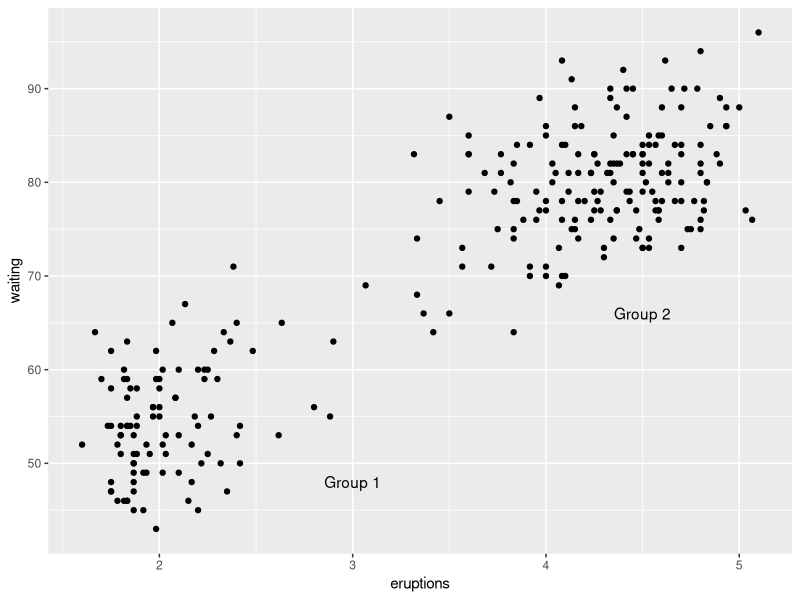
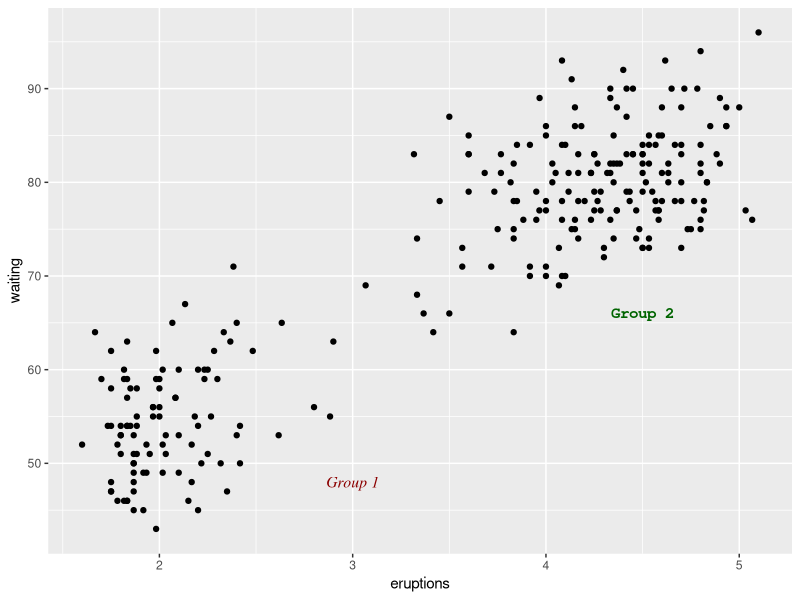
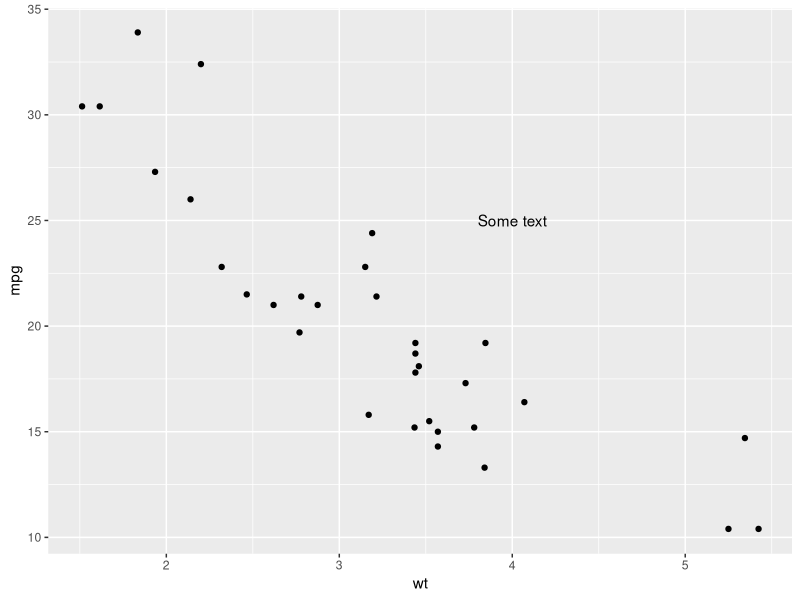
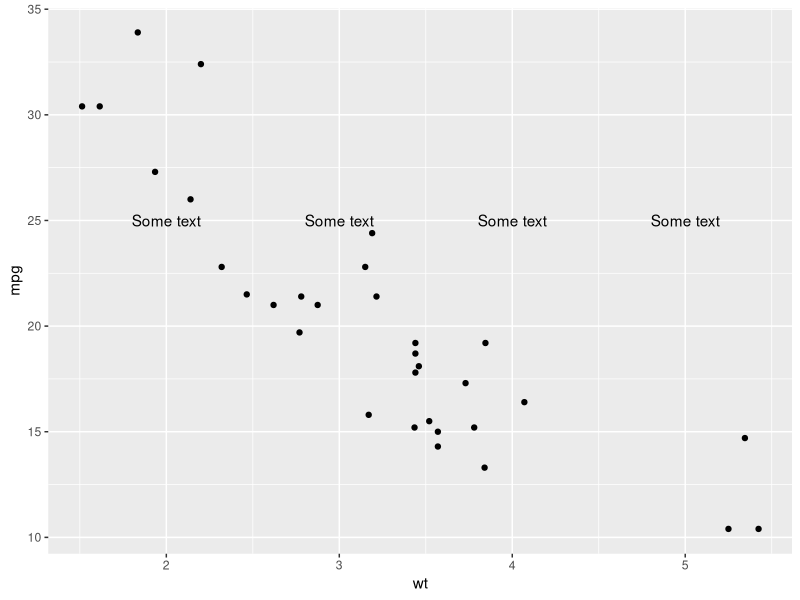
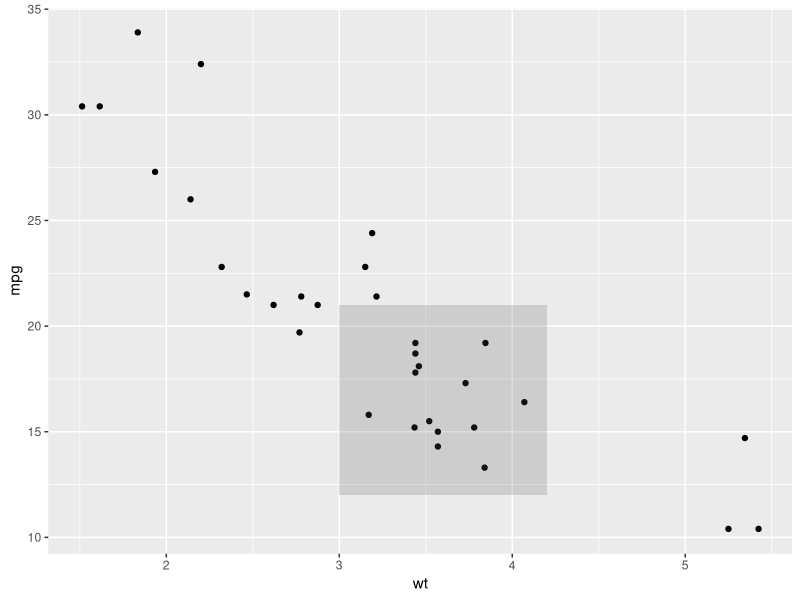
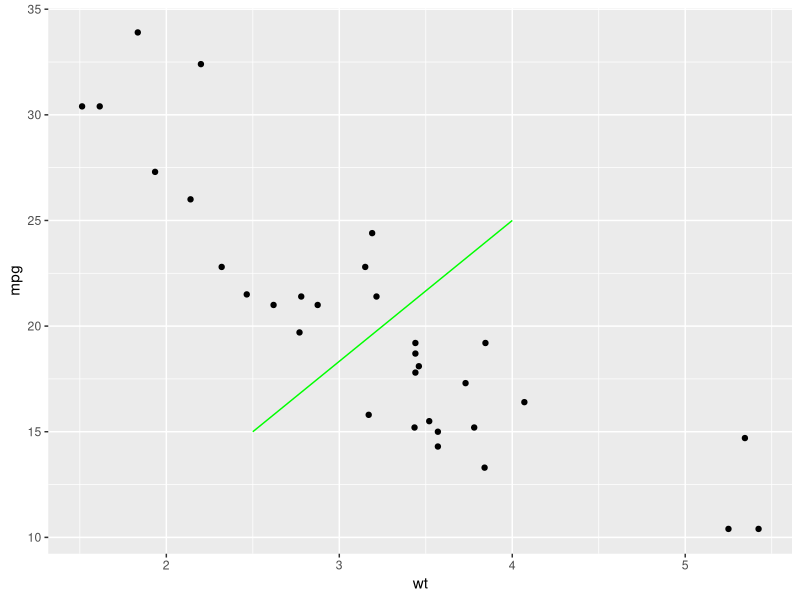
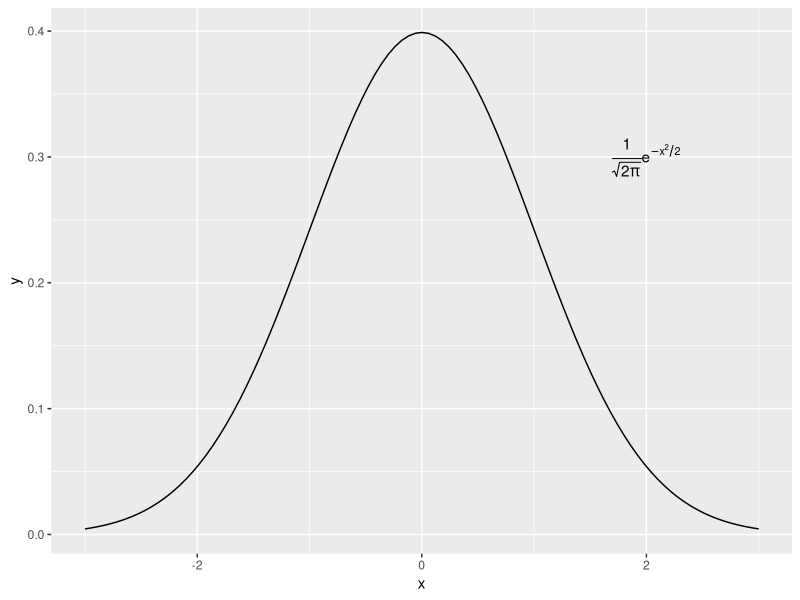
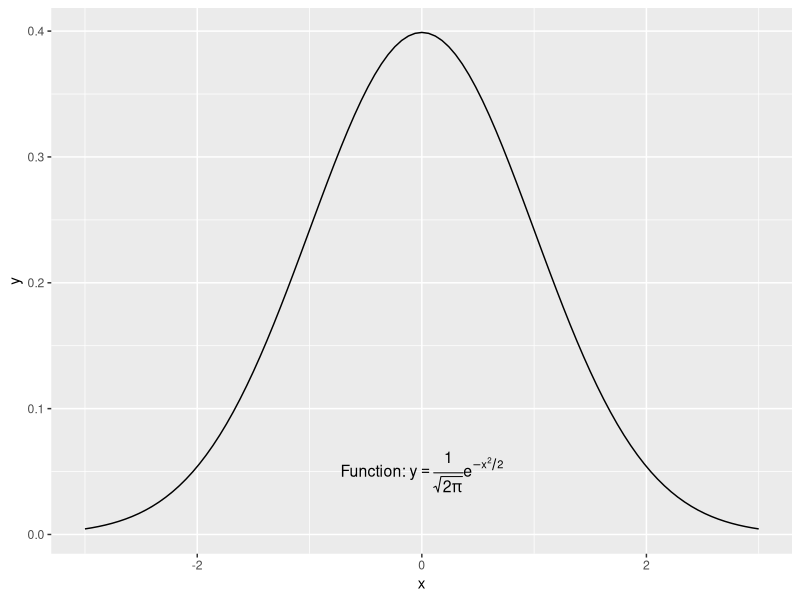

Recreate these plots in R, in order.
## ---- chunk 1
# Load package
library(ggplot2)
# Scatterplot
p <- ggplot(faithful, aes(x=eruptions, y=waiting)) + geom_point()

# Add annotations
p + annotate("text", x=3, y=48, label="Group 1") +
annotate("text", x=4.5, y=66, label="Group 2")
## ---- chunk 2
p + annotate("text", x=3, y=48, label="Group 1", family="serif",
fontface="italic", colour="darkred", size=4) +
annotate("text", x=4.5, y=66, label="Group 2", family="mono",
fontface="bold", colour="darkgreen", size=4)
## ---- chunk 3
p <- ggplot(mtcars, aes(x = wt, y = mpg)) + geom_point()
p + annotate("text", x = 4, y = 25, label = "Some text")
p + annotate("text", x = 2:5, y = 25, label = "Some text")

## ---- chunk 4
p + annotate("rect", xmin = 3, xmax = 4.2, ymin = 12, ymax = 21,
  alpha = .2)
## ---- chunk 5
p + annotate("segment", x = 2.5, xend = 4, y = 15, yend = 25,
  colour = "green")
## ---- chunk 6
# Simple Bell Curve plot
p <- ggplot(data.frame(x=c(-3,3)), aes(x=x)) + stat_function(fun = dnorm)
p + annotate("text", x=2, y=0.3, parse=TRUE,
label="frac(1, sqrt(2 * pi)) * e ^ {-x^2 / 2}")
## ---- chunk 7
p + annotate("text", x=0, y=0.05, parse=TRUE, size=4,
label="'Function: ' * y==frac(1, sqrt(2*pi)) * e^{-x^2/2}")
